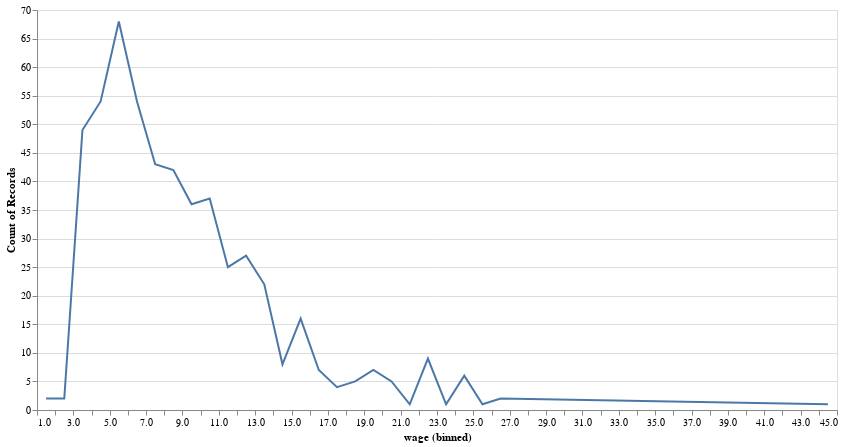

Notebook code for this chart:
### Markdown cell above
---

Ahora como líneas.

### Code cell
alt.Chart(pop).mark_line().encode(
    alt.X('wage:Q', bin=alt.Bin(step=1)),
    y='count():O',
).properties(width=800, height=400)

### Figure 1 — Vega-Lite specification as saved in the notebook (floating-point values rounded to 4 significant figures; data arrays with more than 128 entries replaced by an {"elided": "..."} marker saying what was removed)
{"config": {"view": {"continuousWidth": 300, "continuousHeight": 300}}, "data": {"name": "data-02434fce8bb0abec477508894705cf25"}, "mark": {"type": "line"}, "encoding": {"x": {"bin": {"step": 1}, "field": "wage", "type": "quantitative"}, "y": {"aggregate": "count", "type": "ordinal"}}, "height": 400, "width": 800, "$schema": "https://vega.github.io/schema/vega-lite/v5.20.1.json", "datasets": {"data-02434fce8bb0abec477508894705cf25": {"elided": "534 records"}}}
